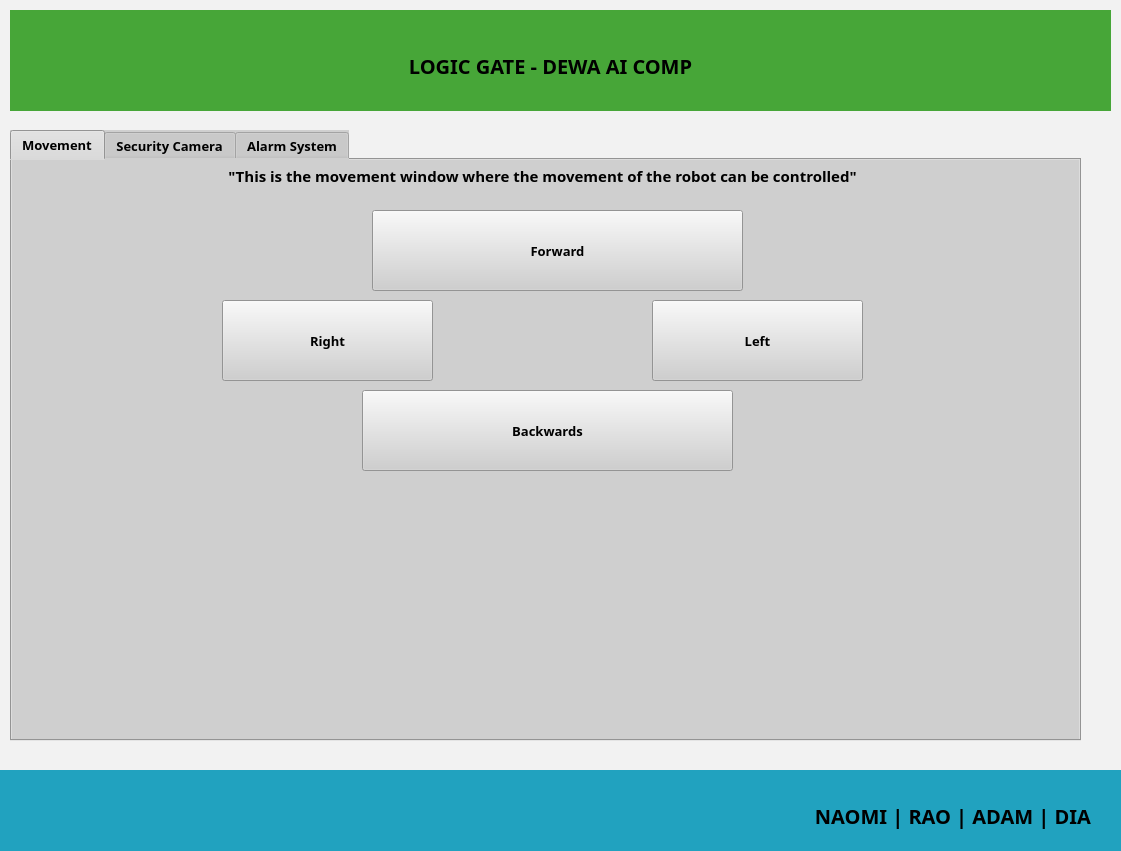
<?xml version="1.0" encoding="UTF-8"?>
<ui version="4.0">
 <class>Background</class>
 <widget class="QWidget" name="Background">
  <property name="geometry">
   <rect>
    <x>0</x>
    <y>0</y>
    <width>1121</width>
    <height>851</height>
   </rect>
  </property>
  <property name="windowTitle">
   <string>Form</string>
  </property>
  <property name="styleSheet">
   <string notr="true">background-color: rgb(242, 242, 242);</string>
  </property>
  <widget class="QWidget" name="TOPheader" native="true">
   <property name="geometry">
    <rect>
     <x>10</x>
     <y>10</y>
     <width>1101</width>
     <height>101</height>
    </rect>
   </property>
   <property name="styleSheet">
    <string notr="true">background-color: rgb(71, 166, 56)</string>
   </property>
   <widget class="QLabel" name="header_label">
    <property name="geometry">
     <rect>
      <x>250</x>
      <y>20</y>
      <width>581</width>
      <height>71</height>
     </rect>
    </property>
    <property name="font">
     <font>
      <family>Cascadia Mono SemiBold</family>
      <pointsize>15</pointsize>
      <weight>75</weight>
      <bold>true</bold>
     </font>
    </property>
    <property name="text">
     <string>LOGIC GATE - DEWA AI COMP</string>
    </property>
    <property name="alignment">
     <set>Qt::AlignCenter</set>
    </property>
   </widget>
  </widget>
  <widget class="QWidget" name="footer" native="true">
   <property name="geometry">
    <rect>
     <x>0</x>
     <y>770</y>
     <width>1121</width>
     <height>81</height>
    </rect>
   </property>
   <property name="styleSheet">
    <string notr="true">background-color: rgb(33, 162, 191)</string>
   </property>
   <widget class="QLabel" name="footer_label">
    <property name="geometry">
     <rect>
      <x>560</x>
      <y>10</y>
      <width>531</width>
      <height>71</height>
     </rect>
    </property>
    <property name="font">
     <font>
      <family>Cascadia Mono SemiBold</family>
      <pointsize>15</pointsize>
      <weight>75</weight>
      <bold>true</bold>
     </font>
    </property>
    <property name="text">
     <string>NAOMI | RAO | ADAM | DIA</string>
    </property>
    <property name="alignment">
     <set>Qt::AlignRight|Qt::AlignTrailing|Qt::AlignVCenter</set>
    </property>
   </widget>
  </widget>
  <widget class="QTabWidget" name="Main_Tabs">
   <property name="geometry">
    <rect>
     <x>10</x>
     <y>130</y>
     <width>1071</width>
     <height>611</height>
    </rect>
   </property>
   <property name="font">
    <font>
     <family>Cascadia Code SemiBold</family>
     <pointsize>10</pointsize>
     <weight>75</weight>
     <bold>true</bold>
    </font>
   </property>
   <property name="styleSheet">
    <string notr="true">background-color : rgb(207, 207, 207)</string>
   </property>
   <property name="currentIndex">
    <number>0</number>
   </property>
   <widget class="QWidget" name="Movement_tab">
    <attribute name="title">
     <string>Movement</string>
    </attribute>
    <widget class="QPushButton" name="Forward_btn">
     <property name="geometry">
      <rect>
       <x>360</x>
       <y>50</y>
       <width>371</width>
       <height>81</height>
      </rect>
     </property>
     <property name="font">
      <font>
       <family>Cascadia Code SemiBold</family>
       <pointsize>10</pointsize>
       <weight>75</weight>
       <bold>true</bold>
      </font>
     </property>
     <property name="text">
      <string>Forward</string>
     </property>
    </widget>
    <widget class="QPushButton" name="right_btn">
     <property name="geometry">
      <rect>
       <x>210</x>
       <y>140</y>
       <width>211</width>
       <height>81</height>
      </rect>
     </property>
     <property name="font">
      <font>
       <family>Cascadia Code SemiBold</family>
       <pointsize>10</pointsize>
       <weight>75</weight>
       <bold>true</bold>
      </font>
     </property>
     <property name="text">
      <string>Right</string>
     </property>
    </widget>
    <widget class="QPushButton" name="left_btn">
     <property name="geometry">
      <rect>
       <x>640</x>
       <y>140</y>
       <width>211</width>
       <height>81</height>
      </rect>
     </property>
     <property name="font">
      <font>
       <family>Cascadia Code SemiBold</family>
       <pointsize>10</pointsize>
       <weight>75</weight>
       <bold>true</bold>
      </font>
     </property>
     <property name="text">
      <string>Left</string>
     </property>
    </widget>
    <widget class="QPushButton" name="backward_btn">
     <property name="geometry">
      <rect>
       <x>350</x>
       <y>230</y>
       <width>371</width>
       <height>81</height>
      </rect>
     </property>
     <property name="font">
      <font>
       <family>Cascadia Code SemiBold</family>
       <pointsize>10</pointsize>
       <weight>75</weight>
       <bold>true</bold>
      </font>
     </property>
     <property name="text">
      <string>Backwards</string>
     </property>
    </widget>
    <widget class="QLabel" name="movement_lbl">
     <property name="geometry">
      <rect>
       <x>90</x>
       <y>0</y>
       <width>881</width>
       <height>31</height>
      </rect>
     </property>
     <property name="font">
      <font>
       <family>Cascadia Mono SemiBold</family>
       <pointsize>11</pointsize>
       <weight>75</weight>
       <bold>true</bold>
      </font>
     </property>
     <property name="text">
      <string>&quot;This is the movement window where the movement of the robot can be controlled&quot;</string>
     </property>
     <property name="alignment">
      <set>Qt::AlignCenter</set>
     </property>
    </widget>
   </widget>
   <widget class="QWidget" name="security_cam">
    <attribute name="title">
     <string>Security Camera</string>
    </attribute>
    <widget class="QFrame" name="cam_frame">
     <property name="geometry">
      <rect>
       <x>50</x>
       <y>30</y>
       <width>971</width>
       <height>531</height>
      </rect>
     </property>
     <property name="frameShape">
      <enum>QFrame::StyledPanel</enum>
     </property>
     <property name="frameShadow">
      <enum>QFrame::Raised</enum>
     </property>
    </widget>
   </widget>
   <widget class="QWidget" name="Alarm_system">
    <attribute name="title">
     <string>Alarm System</string>
    </attribute>
    <widget class="QPushButton" name="pushButton">
     <property name="geometry">
      <rect>
       <x>410</x>
       <y>490</y>
       <width>241</width>
       <height>61</height>
      </rect>
     </property>
     <property name="font">
      <font>
       <family>Cascadia Code SemiBold</family>
       <pointsize>10</pointsize>
       <weight>75</weight>
       <bold>true</bold>
      </font>
     </property>
     <property name="text">
      <string>Toggle Alarm On/Off</string>
     </property>
    </widget>
    <widget class="QFrame" name="Alarm_cam_frame">
     <property name="geometry">
      <rect>
       <x>100</x>
       <y>50</y>
       <width>851</width>
       <height>401</height>
      </rect>
     </property>
     <property name="frameShape">
      <enum>QFrame::StyledPanel</enum>
     </property>
     <property name="frameShadow">
      <enum>QFrame::Raised</enum>
     </property>
    </widget>
   </widget>
  </widget>
 </widget>
 <resources/>
 <connections/>
</ui>
